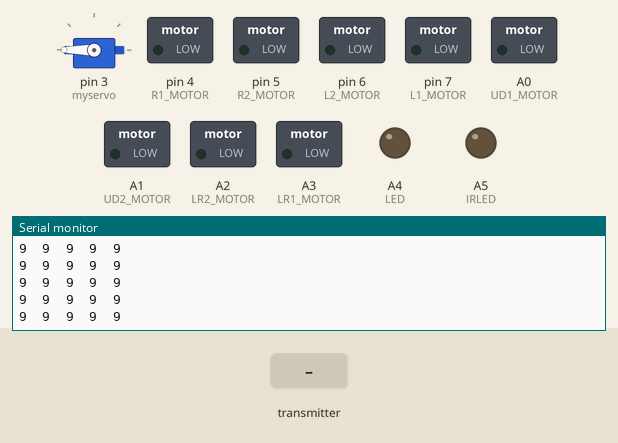
A sketch run on a simulated Arduino Uno, built with avr-gcc and run on an emulated ATmega328P. Shown: servo, switched loads named in the sketch (green lamp = pin HIGH), output pins drawn as LEDs (lit = HIGH), the last lines printed to the serial monitor. Inputs (shaded band) come from the test bench. No radio packets arrive unless stated.

Above: at 3.2 s.
3.3 s: the transmitter starts sending mov = 0
At 4.3 s:
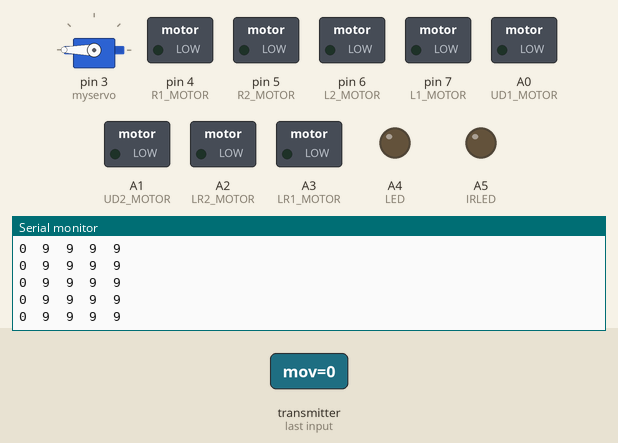
6.3 s: the transmitter starts sending gun = 128
At 7.3 s:
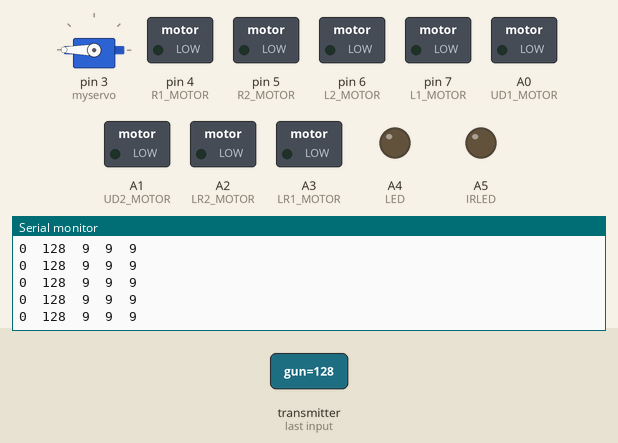
9.3 s: the transmitter starts sending light1 = 64
At 10.1 s:
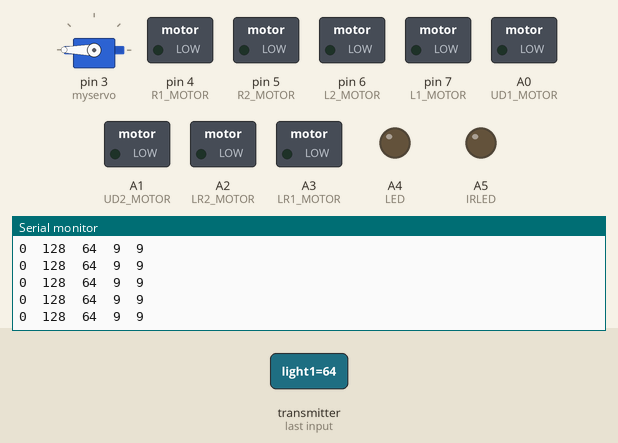
12.3 s: the transmitter starts sending gun = 64
At 13.4 s:
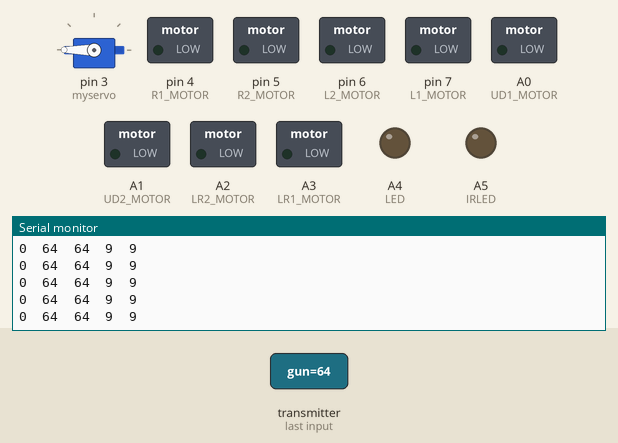
Timing chart, 0 to 15.3 s (numbered marks = the images above; inputs shaded):
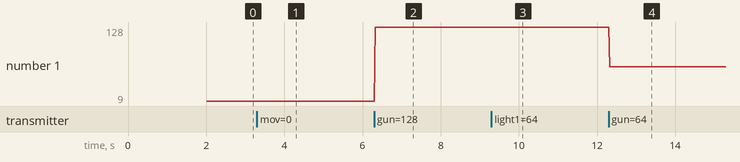

Measured:
- after the input at 3.3 s, the serial monitor: prints a new line at once (image 1)
- after the input at 6.3 s, the serial monitor: prints a new line at once (image 2)
- after the input at 9.3 s, the serial monitor: prints a new line at once (image 3)
- after the input at 12.3 s, the serial monitor: prints a new line at once (image 4)
- plotted number 1: 9 → 128 after the input at 6.3 s

The sketch:

RX.ino.ino
```cpp
#include <SPI.h>
#include <nRF24L01.h>
#include <RF24.h>
#include <Servo.h>

#define L1_MOTOR 7
#define L2_MOTOR 6

#define R1_MOTOR 4
#define R2_MOTOR 5

#define UD1_MOTOR A0
#define UD2_MOTOR A1

#define LR1_MOTOR A3
#define LR2_MOTOR A2

#define LED A4
#define IRLED A5


const uint64_t pipeIn =  0xE8E8F0F0E1LL;
Servo myservo;
RF24 radio(8, 10); // CE, CSN

// The sizeof this struct should not exceed 32 bytes
struct MyData {
  byte mov;
  byte gun;
  byte light1;
  byte light2;
  byte fire;
};

MyData data;

void resetData()
{
  data.mov = 9;
  data.gun = 9;
  data.light1 = 9;
  data.light2 = 9;
  data.fire = 9;
}

void setup()
{
  Serial.begin(19200);
  resetData();
  radio.begin();
  radio.setDataRate(RF24_250KBPS); // Both endpoints must have this set the same
  radio.setAutoAck(false);
  pinMode(L1_MOTOR, OUTPUT);
  pinMode(L2_MOTOR, OUTPUT);
  pinMode(R1_MOTOR, OUTPUT);
  pinMode(R2_MOTOR, OUTPUT);
  pinMode(LR1_MOTOR, OUTPUT);
  pinMode(LR2_MOTOR, OUTPUT);
  pinMode(UD1_MOTOR, OUTPUT);
  pinMode(UD2_MOTOR, OUTPUT);
  pinMode(LED, OUTPUT);
  pinMode(IRLED, OUTPUT);

  Serial.println("READY");
  myservo.attach(3);
  myservo.write(180);
  delay(2000);

  radio.openReadingPipe(1,pipeIn);
  radio.startListening();

}

/**************************************************/

unsigned long lastRecvTime = 0;

void recvData()
{
  while ( radio.available() ) {
    radio.read(&data, sizeof(MyData));
    lastRecvTime = millis();
  }
}

/**************************************************/

void loop()
{
  recvData();
  if(data.mov==0 || data.mov==9)
  halt();
  if(data.mov==1)
  forward();
  if(data.mov==2)
  reverse();
  if(data.mov==3)
  turnLeft();
  if(data.mov==4)
  turnRight();
  Serial.print(data.mov);
  Serial.print("\t");

  if(data.gun==0 || data.gun==9)
  halt();
  if(data.gun==1)
  gunUp();
  if(data.gun==2)
  gunDown();
  if(data.gun==3)
  gunLeft();
  if(data.gun==4)
  gunRight();
  Serial.print(data.gun);
  Serial.print("\t");

  if(data.light1==1)
  digitalWrite(LED, HIGH);
  else
  digitalWrite(LED, LOW);
  Serial.print(data.light1);
  Serial.print("\t");

  if(data.light2==1)
  digitalWrite(IRLED, HIGH);
  else
  digitalWrite(IRLED, LOW);
  Serial.print(data.light2);
  Serial.print("\t");

  if(data.fire==1)
  fire();
  Serial.print(data.fire);
  Serial.print("\t");
  Serial.println();
  delay(20);
  unsigned long now = millis();
  if ( now - lastRecvTime > 1000 ) {
    // signal lost?
    resetData();
  }

}

void halt()
{
   digitalWrite(L1_MOTOR, LOW);
   digitalWrite(L2_MOTOR, LOW);
   digitalWrite(R1_MOTOR, LOW);
   digitalWrite(R2_MOTOR, LOW);
   digitalWrite(LR1_MOTOR, LOW);
   digitalWrite(LR2_MOTOR, LOW);
   digitalWrite(UD1_MOTOR, LOW);
   digitalWrite(UD2_MOTOR, LOW);
   myservo.write(180);
}

void forward()
{
   digitalWrite(L1_MOTOR, HIGH);
   digitalWrite(L2_MOTOR, LOW);
   digitalWrite(R1_MOTOR, HIGH);
   digitalWrite(R2_MOTOR, LOW);
   delay(100);
}

void reverse()
{
   digitalWrite(L1_MOTOR, LOW);
   digitalWrite(L2_MOTOR, HIGH);
   digitalWrite(R1_MOTOR, LOW);
   digitalWrite(R2_MOTOR, HIGH);
   delay(100);
}

void turnRight()
{
   digitalWrite(L1_MOTOR, LOW);
   digitalWrite(L2_MOTOR, HIGH);
   digitalWrite(R1_MOTOR, HIGH);
   digitalWrite(R2_MOTOR, LOW);
   delay(100);
}

void turnLeft()
{
   digitalWrite(L1_MOTOR, HIGH);
   digitalWrite(L2_MOTOR, LOW);
   digitalWrite(R1_MOTOR, LOW);
   digitalWrite(R2_MOTOR, HIGH);
   delay(100);
}

void gunLeft()
{
   digitalWrite(3, LOW);
   digitalWrite(LR1_MOTOR, LOW);
   digitalWrite(LR2_MOTOR, HIGH);
}

void gunRight()
{
   digitalWrite(LR1_MOTOR, HIGH);
   digitalWrite(LR2_MOTOR, LOW);
}

void gunUp()
{
   digitalWrite(UD1_MOTOR, HIGH);
   digitalWrite(UD2_MOTOR, LOW);
}

void gunDown()
{
   digitalWrite(UD1_MOTOR, LOW);
   digitalWrite(UD2_MOTOR, HIGH);
}

void fire()
{  Serial.println("FIRE");
   myservo.write(150);
   delay(500);
}
```
